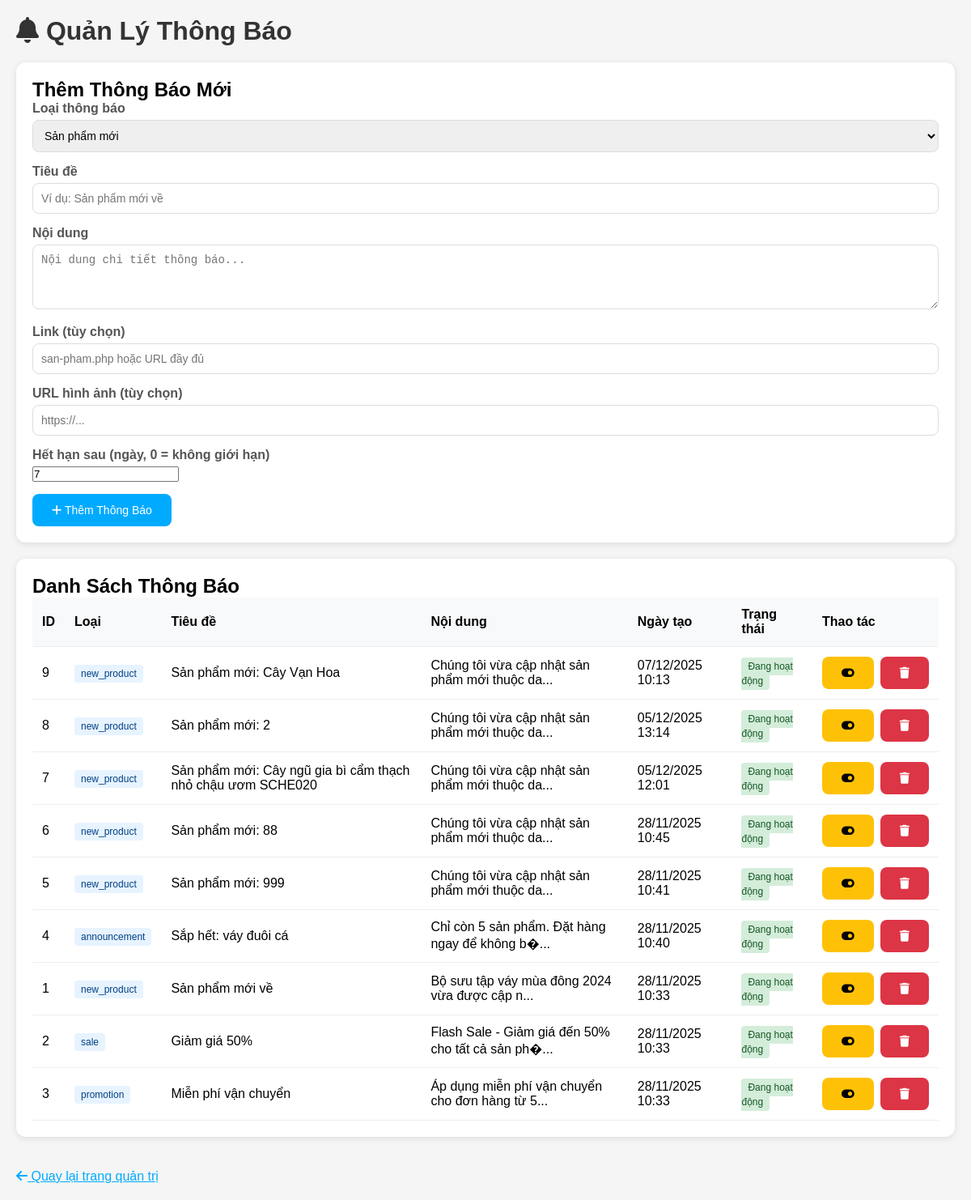
Screenshot of /admin_notifications.php (signed in) with the database file from the repository.
### tables this page shows
CREATE TABLE `notifications` (
  `id` int(11) NOT NULL,
  `type` varchar(50) NOT NULL COMMENT 'new_product, sale, promotion, announcement',
  `title` varchar(255) NOT NULL,
  `message` text NOT NULL,
  `link` varchar(255) DEFAULT NULL,
  `image_url` varchar(255) DEFAULT NULL,
  `created_at` timestamp NOT NULL DEFAULT current_timestamp(),
  `expires_at` timestamp NULL DEFAULT NULL,
  `is_active` tinyint(1) DEFAULT 1
);

### admin_notifications.php (the view, shortened to what this page needs)
<?php
require_once 'connect.php';
$notifications = $conn->query("SELECT * FROM notifications ORDER BY created_at DESC")->fetchAll(PDO::FETCH_ASSOC);
?>
<!DOCTYPE html>
<html lang="vi">
<head>
    <link rel="stylesheet" href="https://cdnjs.cloudflare.com/ajax/libs/font-awesome/6.0.0/css/all.min.css">
</head>
<body>
    <div class="container">
        <h1><i class="fas fa-bell"></i> Quản Lý Thông Báo</h1>
        <div class="card">
            <h2>Thêm Thông Báo Mới</h2>
            <form method="POST">
                <div class="form-group">
                    <label>Loại thông báo</label>
                    <select name="type" required>
                        <option value="new_product">Sản phẩm mới</option>
                    </select>
                </div>
                <div class="form-group">
                    <label>Tiêu đề</label>
                    <input type="text" name="title" required placeholder="Ví dụ: Sản phẩm mới về">
                </div>
                <div class="form-group">
                    <label>Nội dung</label>
                    <textarea name="message" required placeholder="Nội dung chi tiết thông báo..."></textarea>
                </div>
                <div class="form-group">
                    <label>Link (tùy chọn)</label>
                    <input type="text" name="link" placeholder="san-pham.php hoặc URL đầy đủ">
                </div>
                <div class="form-group">
                    <label>URL hình ảnh (tùy chọn)</label>
                    <input type="text" name="image_url" placeholder="https://...">
                </div>
                <div class="form-group">
                    <label>Hết hạn sau (ngày, 0 = không giới hạn)</label>
                    <input type="number" name="expires_days" value="7" min="0">
                </div>
                <button type="submit"><i class="fas fa-plus"></i> Thêm Thông Báo</button>
            </form>
        </div>
        <div class="card">
            <h2>Danh Sách Thông Báo</h2>
            <table>
                <thead>
                    <tr>
                        <th>ID</th>
                        <th>Loại</th>
                        <th>Tiêu đề</th>
                        <th>Nội dung</th>
                        <th>Ngày tạo</th>
                        <th>Trạng thái</th>
                        <th>Thao tác</th>
                    </tr>
                </thead>
                <tbody>
                    <?php foreach ($notifications as $notif): ?>
                        <tr>
                            <td><?= $notif['id'] ?></td>
                            <td><span class="badge badge-type"><?= $notif['type'] ?></span></td>
                            <td><?= htmlspecialchars($notif['title']) ?></td>
                            <td><?= htmlspecialchars(substr($notif['message'], 0, 60)) ?>...</td>
                            <td><?= date('d/m/Y H:i', strtotime($notif['created_at'])) ?></td>
                            <td>
                                <?php if ($notif['is_active']): ?>
                                    <span class="badge badge-active">Đang hoạt động</span>
                                <?php else: ?>
                                    <span class="badge badge-inactive">Đã tắt</span>
                                <?php endif; ?>
                            </td>
                            <td>
                                <div class="actions">
                                    <form method="POST" style="display:inline">
                                        <button type="submit" class="btn-warning" title="Bật/Tắt">
                                            <i class="fas fa-toggle-on"></i>
                                        </button>
                                    </form>
                                    <form method="POST" style="display:inline" onsubmit="return confirm('Xác nhận xóa?')">
                                        <button type="submit" class="btn-danger" title="Xóa">
                                            <i class="fas fa-trash"></i>
                                        </button>
                                    </form>
                                </div>
                            </td>
                        </tr>
                    <?php endforeach; ?>
                </tbody>
            </table>
        </div>
        <a href="qtvtrangchu.php" style="display:inline-block;margin-top:20px;color:#00aaff">
            <i class="fas fa-arrow-left"></i> Quay lại trang quản trị
        </a>
    </div>
</body>
</html>

### admin_notifications.php (style rules this page uses)
* { margin: 0; padding: 0; box-sizing: border-box; }
body { font-family: Arial, sans-serif; background: #f5f5f5; padding: 20px; }
.container { max-width: 1200px; margin: 0 auto; }
h1 { margin-bottom: 20px; color: #333; }
.card { background: white; border-radius: 12px; padding: 20px; margin-bottom: 20px; box-shadow: 0 2px 8px rgba(0,0,0,0.1); }
.form-group { margin-bottom: 15px; }
label { display: block; margin-bottom: 5px; font-weight: bold; color: #555; }
input[type="text"], textarea, select { width: 100%; padding: 10px; border: 1px solid #ddd; border-radius: 8px; font-size: 14px; }
textarea { resize: vertical; min-height: 80px; }
button { padding: 12px 24px; background: #00aaff; color: white; border: none; border-radius: 8px; cursor: pointer; font-size: 14px; }
.btn-danger { background: #dc3545; }
.btn-warning { background: #ffc107; color: #000; }
table { width: 100%; border-collapse: collapse; }
th, td { padding: 12px; text-align: left; border-bottom: 1px solid #eee; }
th { background: #f8f9fa; font-weight: bold; }
.badge { padding: 4px 8px; border-radius: 4px; font-size: 12px; }
.badge-active { background: #d4edda; color: #155724; }
.badge-type { background: #e7f3ff; color: #004085; }
.actions { display: flex; gap: 8px; }

### rows the page displays
notifications: id "9", type "new_product", title "Sản phẩm mới: Cây Vạn Hoa", message "Chúng tôi vừa cập nhật sản phẩm mới thuộc da", created_at "07/12/2025 10:13", is_active "Đang hoạt động"
notifications: id "8", type "new_product", title "Sản phẩm mới: 2", message "Chúng tôi vừa cập nhật sản phẩm mới thuộc da", created_at "05/12/2025 13:14", is_active "Đang hoạt động"
notifications: id "7", type "new_product", title "Sản phẩm mới: Cây ngũ gia bì cẩm thạch nhỏ chậu ươm SCHE020", message "Chúng tôi vừa cập nhật sản phẩm mới thuộc da", created_at "05/12/2025 12:01", is_active "Đang hoạt động"
notifications: id "6", type "new_product", title "Sản phẩm mới: 88", message "Chúng tôi vừa cập nhật sản phẩm mới thuộc da", created_at "28/11/2025 10:45", is_active "Đang hoạt động"
notifications: id "5", type "new_product", title "Sản phẩm mới: 999", message "Chúng tôi vừa cập nhật sản phẩm mới thuộc da", created_at "28/11/2025 10:41", is_active "Đang hoạt động"
notifications: id "4", type "announcement", title "Sắp hết: váy đuôi cá", message "Chỉ còn 5 sản phẩm. Đặt hàng ngay để không b�", created_at "28/11/2025 10:40", is_active "Đang hoạt động"
notifications: id "1", type "new_product", title "Sản phẩm mới về", message "Bộ sưu tập váy mùa đông 2024 vừa được cập n", created_at "28/11/2025 10:33", is_active "Đang hoạt động"
notifications: id "2", type "sale", title "Giảm giá 50%", message "Flash Sale - Giảm giá đến 50% cho tất cả sản ph�", created_at "28/11/2025 10:33", is_active "Đang hoạt động"
notifications: id "3", type "promotion", title "Miễn phí vận chuyển", message "Áp dụng miễn phí vận chuyển cho đơn hàng từ 5", created_at "28/11/2025 10:33", is_active "Đang hoạt động"
